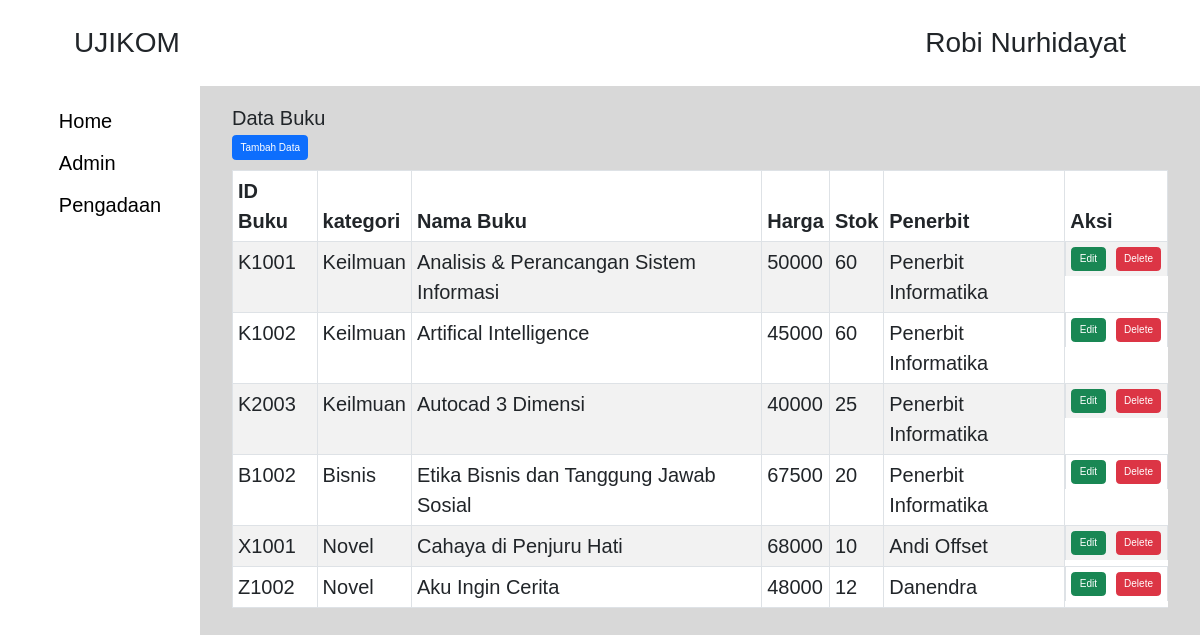
The app's page /buku.php with its own data.
### tables this page shows
CREATE TABLE `t_buku` (
  `id` int(11) NOT NULL,
  `IdBuku` varchar(100) NOT NULL,
  `kategori` varchar(100) NOT NULL,
  `namaBuku` varchar(100) NOT NULL,
  `harga` int(11) NOT NULL,
  `stok` int(11) NOT NULL,
  `penerbit` varchar(100) NOT NULL
);

### buku.php (the view, shortened to what this page needs)
<?php
require("config.php");
    $hasil = mysqli_query($conn,'SELECT * FROM t_buku');
?>
<!doctype html>
<html lang="en">
<head>
    <link href="https://cdn.jsdelivr.net/npm/bootstrap@5.3.0-alpha1/dist/css/bootstrap.min.css" rel="stylesheet"
>
    <link rel="stylesheet" href="styles/index.css">
</head>
<body>
    <header class="header">
        <div>
            <span>UJIKOM</span>
        </div>
        <div>
            <span>Robi Nurhidayat</span>
        </div>
    </header>
    <main class="main">
        <div class="sidebar">
            <ul class="list-menu">
                <li class="list-link"><a href="index.php"> Home</a></li>
                <li class="list-link"><a href="admin.php"> Admin</a></li>
                <li class="list-link"><a href="pengadaan.php">Pengadaan</a></li>
            </ul>
        </div>
        <div class="content">
            <div class="tabel__container">
                <h2>Data Buku</h2>
                <a href="tambah_buku.php" class="btn btn-primary mb-3">Tambah Data</a>
                <table class="table table-striped table-hover table-bordered">
                    <thead>
                        <tr>
                            <th>ID Buku</th>
                            <th>kategori</th>
                            <th>Nama Buku</th>
                            <th>Harga</th>
                            <th>Stok</th>
                            <th>Penerbit</th>
                            <th>Aksi</th>
                        </tr>
                    </thead>
                    <tbody>
                        <?php while($getBuku = mysqli_fetch_array($hasil)) { ?>
                        <tr>
                            <td><?php echo $getBuku['IdBuku']; ?></td>
                            <td><?php echo $getBuku['kategori']; ?></td>
                            <td><?php echo $getBuku['namaBuku']; ?></td>
                            <td><?php echo $getBuku['harga'] ?></td>
                            <td><?php echo $getBuku['stok'] ?></td>
                            <td><?php echo $getBuku['penerbit'] ?></td>
                            <td class="d-flex gap-3">
                                <a href="edit_buku_form.php?id=<?php echo $getBuku['id'] ?>"
                                    class="btn btn-success">Edit</a>
                                <a href="proses_delete_buku.php?id=<?php echo $getBuku['id'] ?>" class="btn btn-danger"
                                    onclick="return confirm('Yakin ?')">Delete</a>
                            </td>
                        </tr>
                        <?php }?>
                    </tbody>
                </table>
            </div>
        </div>
    </main>
</body>
</html>

### styles/index.css (style rules this page uses)
* { padding: 0; margin: 0; box-sizing: border-box; }
body { font-family: sans-serif; font-size: 2rem !important; background-color: #d8d8d8; }
html { font-size: 62.5%; }
.header { display: flex; justify-content: space-between; padding: 2.2rem 7.4rem; font-size: 2.8rem; background-color: #fff; }
.main { display: grid; grid-template-columns: 1fr 5fr; height: 100vh; }
.sidebar { padding: 2rem 3.2rem; font-size: 2rem; background-color: #fff; display: flex; justify-content: center; align-items: flex-start; }
.sidebar ul li { list-style: none; }
.sidebar ul li a { text-decoration: none; list-style: none; }
.list-menu { display: flex; flex-direction: column; justify-content: flex-end; gap: 1.2rem; }
.content { display: flex; justify-content: flex-start; align-items: flex-start; padding: 2rem 3.2rem; gap: 1rem; }
.tabel__container { width: 100%; }
a { color: black; }
table { background-color: #fff; }

### records on screen
t_buku: IdBuku "K1001", kategori "Keilmuan", namaBuku "Analisis & Perancangan Sistem Informasi", harga "50000", stok "60", penerbit "Penerbit Informatika"
t_buku: IdBuku "K1002", kategori "Keilmuan", namaBuku "Artifical Intelligence", harga "45000", stok "60", penerbit "Penerbit Informatika"
t_buku: IdBuku "K2003", kategori "Keilmuan", namaBuku "Autocad 3 Dimensi", harga "40000", stok "25", penerbit "Penerbit Informatika"
t_buku: IdBuku "B1002", kategori "Bisnis", namaBuku "Etika Bisnis dan Tanggung Jawab Sosial", harga "67500", stok "20", penerbit "Penerbit Informatika"
t_buku: IdBuku "X1001", kategori "Novel", namaBuku "Cahaya di Penjuru Hati", harga "68000", stok "10", penerbit "Andi Offset"
t_buku: IdBuku "Z1002", kategori "Novel", namaBuku "Aku Ingin Cerita", harga "48000", stok "12", penerbit "Danendra"
